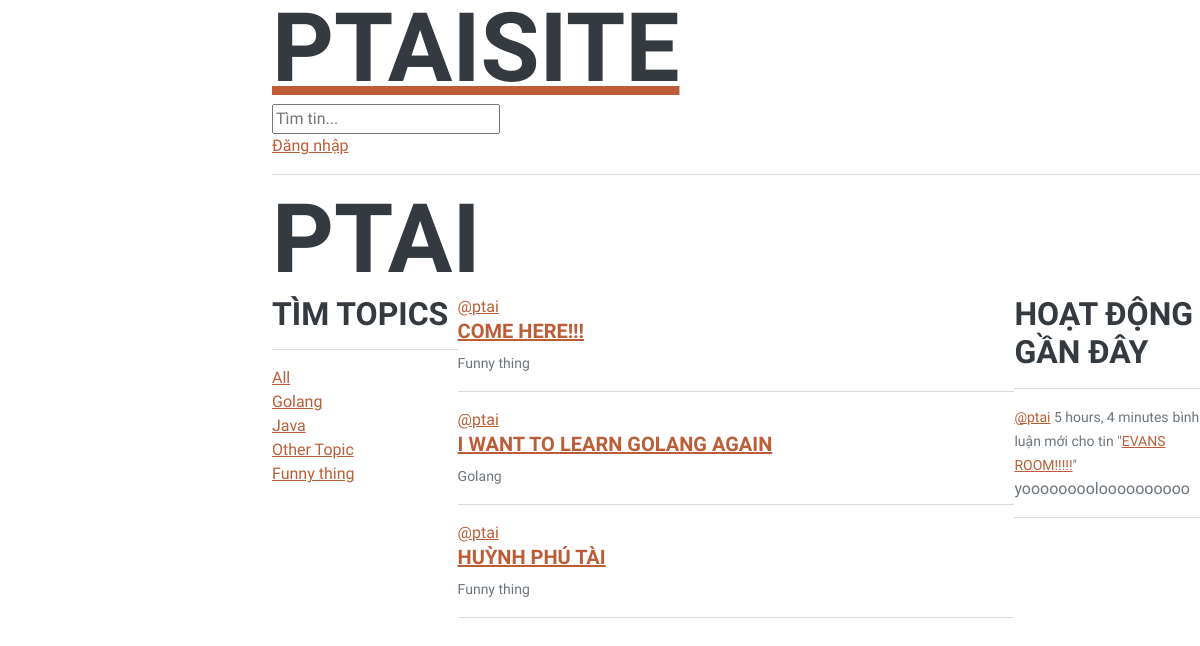
Page /profile/1/ on the earlier database version.
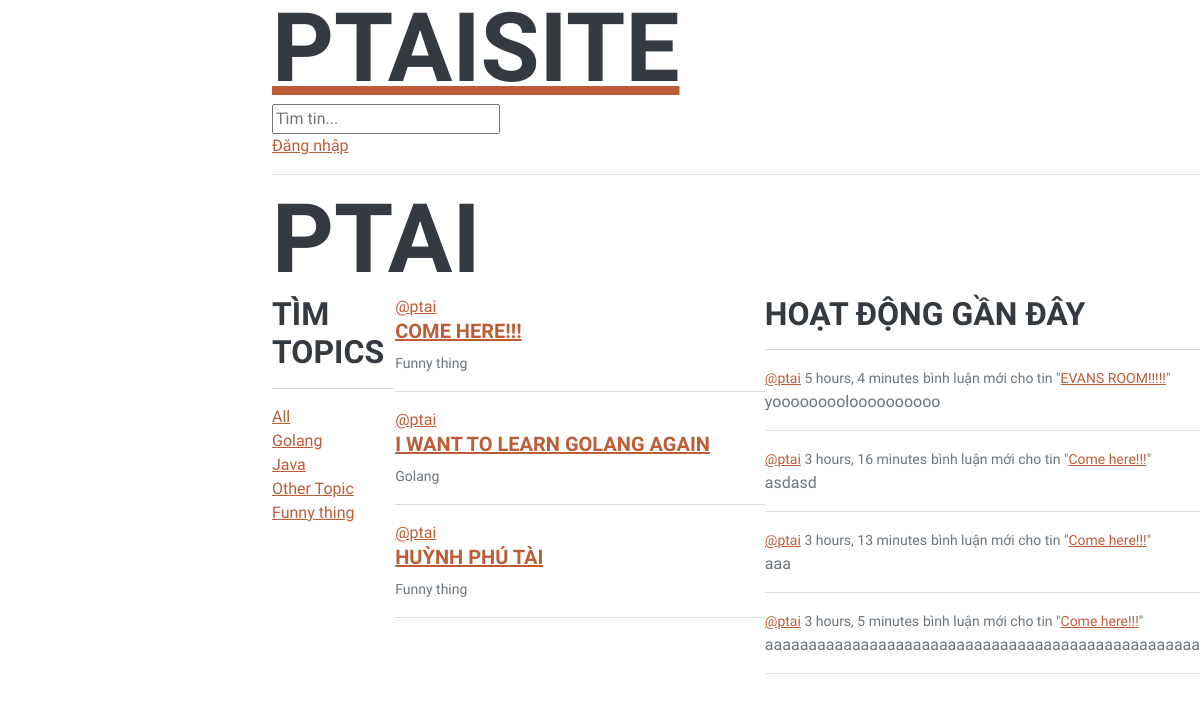
Same page on the later database version.
### base/models.py (models this page shows, shortened)
class Topic(models.Model):
   name = models.CharField(max_length=200)

class Room (models.Model):
    name = models.CharField(max_length=200)
    host = models.ForeignKey(User, on_delete=models.SET_NULL, null=True)
    topic = models.ForeignKey(Topic, on_delete=models.SET_NULL, null=True)
    description = models.TextField(null=True, blank=True)
    updated = models.DateTimeField(auto_now = True)
    created = models.DateTimeField(auto_now_add=True)
    paticipants = models.ManyToManyField(User, related_name='paticipants', blank=True)
    class Meta:
        ordering = ['-updated', '-created']
    def __str__(self):
        return self.name

class Message(models.Model):
    user = models.ForeignKey(User, on_delete=models.CASCADE)
    room = models.ForeignKey(Room, on_delete=models.CASCADE)
    body = models.TextField()
    updated = models.DateTimeField(auto_now = True)
    created = models.DateTimeField(auto_now_add=True)
    def __str__(self):
        return self.body[0:50]

### base/views.py (the view)
# urls.py: path('profile/<str:pk>/', views.userProfile, name="user-profile") ,
def userProfile(request, pk):
    user= User.objects.get(id=pk)
    rooms = user.room_set.all()
    room_messages = user.message_set.all()
    topics = Topic.objects.all()
    context = {'user': user, 'rooms': rooms, 'room_messages': room_messages, 'topics': topics}
    return render(request, 'base/profile.html', context)

### base/templates/base/profile.html (shortened to what this page needs)
{% extends 'main.html'%}
{% block content%}
    <h1>{{user.username}}</h1>
    <div class="profile-cotainer">
        <div>
            {% include 'base/topics_component.html'%}
        </div>
        <div>
            {% include 'base/feed_component.html'%}
        </div>
        <div>
            {% include 'base/activities_component.html'%}
        </div>
    </div>
{% endblock content%}

### base/templates/base/topics_component.html
{% block content %}
<h3>Tìm Topics</h3>
        <hr>
        <div>
            <a href="{% url 'home' %}">All</a>
        </div>
        {% for topic in topics %}
        <div>
            <a href="{% url 'home' %}?q={{topic.name}}">{{ topic.name }}</a>
        </div>
        {% endfor %}
{% endblock content %}

### base/templates/base/feed_component.html (shortened to what this page needs)
{% block content %}
{% for room in rooms %}
            <div>
                <a href="{% url 'user-profile' room.host.id %}">@{{room.host.username}}</a>
                <h5><a href="{% url 'room' room.id %}">{{room.name}}</a> </h5>
                <small>{{room.topic.name}}</small>
                <hr>
            </div>
        {% endfor %}
{% endblock content %}

### base/templates/base/activities_component.html (shortened to what this page needs)
{% block content %}
<h3>Hoạt động gần đây</h3>
        <hr>
        {% for message in room_messages %}
            <div>
                <small><a href="{% url 'user-profile' message.user.id%}">@{{message.user}}</a> {{message.created|timesince}}</small>
                <small> bình luận mới cho tin "<a href="{% url 'room' message.room.id %}">{{message.room}}</a>"</small>
                <p>{{message}}</p>
                <hr>
            </div>
        {% endfor %}
{% endblock content %}

Differences in the rows shown:
added Message: user "ptai", created "3 hours, 16 minutes", room "Come here!!!", body "asdasd"
added Message: user "ptai", created "3 hours, 13 minutes", room "Come here!!!", body "aaa"
added Message: user "ptai", created "3 hours, 5 minutes", room "Come here!!!", body "aaaaaaaaaaaaaaaaaaaaaaaaaaaaaaaaaaaaaaaaaaaaaaaaaa"
